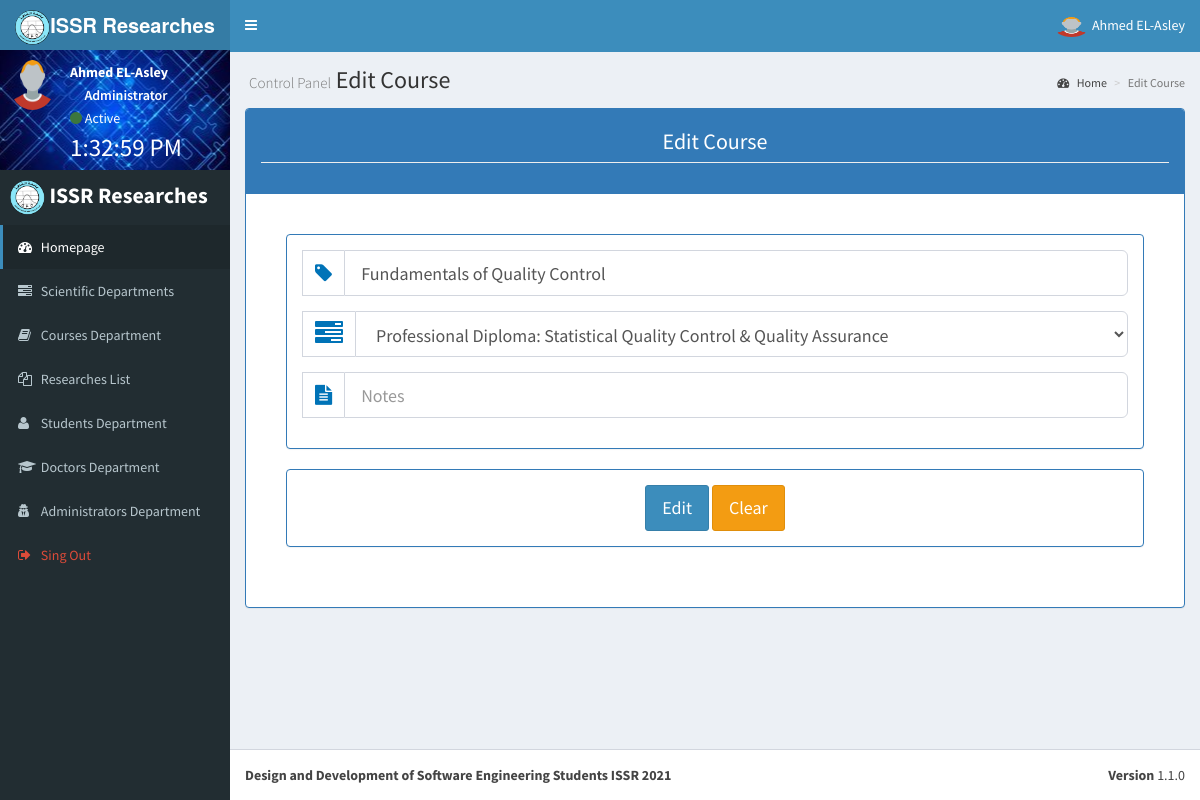
/en/subjects.php?do=Edit_Subject&id=1 (signed in), run on the app's committed database.
### tables this page shows
CREATE TABLE `issr_users` (
  `id` int(11) NOT NULL,
  `username` varchar(255) DEFAULT NULL,
  `email` varchar(255) DEFAULT NULL,
  `national_id` varchar(255) DEFAULT NULL,
  `password` varchar(255) DEFAULT NULL,
  `name` varchar(255) DEFAULT NULL,
  `phone` varchar(255) DEFAULT NULL,
  `address` varchar(255) DEFAULT NULL,
  `job` varchar(255) DEFAULT NULL,
  `department` int(11) NOT NULL DEFAULT 0,
  `notes` text DEFAULT NULL,
  `date` date NOT NULL DEFAULT current_timestamp(),
  `department_type` tinyint(1) NOT NULL DEFAULT 0,
  `admin` tinyint(1) NOT NULL DEFAULT 0,
  `created_time` timestamp NOT NULL DEFAULT current_timestamp(),
  `updated_time` datetime NOT NULL DEFAULT '1970-01-01 00:00:00' ON UPDATE current_timestamp()
);

CREATE TABLE `issr_subjects` (
  `id` int(11) NOT NULL,
  `code` varchar(255) NOT NULL,
  `name` varchar(255) NOT NULL,
  `department` tinyint(1) NOT NULL DEFAULT 0,
  `active` tinyint(1) NOT NULL DEFAULT 1,
  `notes` text DEFAULT NULL,
  `created_time` timestamp NOT NULL DEFAULT current_timestamp(),
  `updated_time` datetime NOT NULL DEFAULT '2020-01-01 00:00:00' ON UPDATE current_timestamp()
);

CREATE TABLE `issr_departments` (
  `id` int(11) NOT NULL,
  `code` varchar(255) NOT NULL,
  `name` varchar(255) NOT NULL,
  `created_time` timestamp NOT NULL DEFAULT current_timestamp(),
  `updated_time` datetime NOT NULL DEFAULT '1970-01-01 00:00:00' ON UPDATE current_timestamp()
);

### en/includes/functions/basics.php (the view, shortened to what this page needs)
<?php
	function getAll($field, $table, $innerJoin, $where, $and, $orderfield, $ordering) {
		global $con;
		$getAll = $con->prepare("SELECT $field FROM $table $innerJoin $where $and ORDER BY $orderfield $ordering");
		$getAll->execute();
		$all = $getAll->fetchAll();
		return $all;
	}
	function menu($class, $link, $icon, $color, $name){
		echo '<li class="'. $class . '">
				<a href="'. $link .'"> <i class="fa fa-'. $icon .' text-'. $color .'"></i> <span class=" text-'.$color .'">'. $name .'</span></a>
			</li>';
	}
	function getHeader($name) {
		?>
			<section class="content-header">
				<h1><small>Control Panel</small> <?php echo $name ?></h1>
				<ol class="breadcrumb">
					<li><a href="dashboard.php" ><i class="fa fa-dashboard"></i> Home</a></li>
					<li class="active"><?php echo $name ?></li>
				</ol>
			</section>
		<?php
	}
	function user($submitValue){
		?>
			<div class="col-lg-12 text-center">
				<div class="panel panel-primary">
					<div class="panel-body">
						<input type = "submit" class = "btn btn-lg btn-primary" value = "<?php echo $submitValue; ?>" >
						<input type = "reset"  class = "btn btn-lg btn-warning" value = "Clear" >
					</div>
				</div>
			</div>
		<?php
	}
	function input($size, $icon, $type, $name, $class, $value, $label, $placeholder, $required, $autocomplete, $readonly){
		echo "<div class='$size'>";
			echo "<div class='form-group form-group-lg input-group'>";
				echo "<span class='input-group-addon text-blue' style='font-size:20px'><i class='fa fa-$icon'></i> $label</span>";
				echo "<input
							type='$type'
							name='$name'
							class='form-control $class'
							value='$value'
							placeholder='$placeholder'
							$required
							autocomplete='$autocomplete'
							$readonly
						>";
			echo "</div>";
		echo "</div>";
	}
		?>
		<?php
	function selectEdit($size, $icon, $placeholder, $name, $class, $field, $table, $innerJoin, $where, $and, $orderfield, $ordering, $valueOption, $option, $row, $selected){
		?>
		<div class="<?php echo $size ?>">
			<div class="form-group form-group-lg input-group">
				<span class="input-group-addon text-blue"><i class="fa fa-<?php echo $icon ?> fa-2x"></i> <?php echo $placeholder ?></span>
				<select name="<?php echo $name ?>" class="col-lg-12 <?php echo $class ?> form-control">
					<?php
						$value = getAll("$field","$table","$innerJoin","$where","$and","$orderfield","$ordering");
						foreach ($value as $key) {
					?>
						<option value="<?php echo $key["$valueOption"] ?>" <?php if ($row["$selected"] == $key['id'] ) {echo 'selected'; }?> ><?php echo $key["$option"] ?></option>
					<?php } ?>
				</select>
			</div>
		</div>
		<?php
	}
		?>
		<?php
	function formEdit($condition, $case, $row) {
		?>
		<div class="col-lg-12 text-center">
			<div class="panel panel-primary">
				<div class="panel-body">
					<?php
						if ($condition == "persons") {
							if ($case == "users") {
								input("col-lg-6", "tag","text","name", "", $row['name'], "Full Name", "Full Name", "","off", "");
								input("col-lg-6", "tag","text","phone", "", $row['phone'], "Phone", "Phone", "","off", "");
								input("col-lg-8", "tag","text","address", "", $row['address'], "Address", "Address", "","off", "");
								input("col-lg-4", "tag","text","job", "", $row['job'], "Job", "Job", "","off", "");
								input("col-lg-12", "file-text","text","notes", "", $row['notes'], "Notes", "Notes", "","off", "");
							}
						} elseif ($condition == "subjects") {
							if ($case == "edit_subject") {
								input("col-lg-12", "tag","text","name", "", $row['name'], "", "Course Name", "required","off", "");
								selectEdit("col-lg-12", "tasks", "", "department", "", "*","issr_departments","","","","id","ASC", "id", "name", $row, "department");
							} elseif ($case == "edit_department") {
								input("col-lg-12", "tag","text","name", "", $row['name'], "", "Department Name", "required","off", "");
							}
						}
					?>
				</div>
			</div>
		</div>
		<?php
	}
		?>

### en/includes/templates/navbar.php (shortened to what this page needs)
<?php
  $getUser = $con->prepare("SELECT * FROM issr_users WHERE username = ? ");
  $getUser->execute(array($_SESSION['username']));
  $user = $getUser->fetch();
?>
  <body class="hold-transition skin-blue sidebar-mini" id="body">
    <div class="wrapper">
      <header class="main-header">
        <a href="dashboard.php" class="logo">
          <span class="logo-lg"><img class="img-circle" src="<?php echo $img.'/Background.png' ?>" alt = ""  style="width:35px;height:35px;"/><b>ISSR Researches</b></span>
        </a>
        <nav class="navbar navbar-static-top" role="navigation">
          <a href="" class="sidebar-toggle" data-toggle="offcanvas" role="button">
          </a>
          <div class="navbar-custom-menu" >
            <ul class="nav navbar-nav">
              <li class="dropdown user user-menu">
                <a class="dropdown-toggle" data-toggle="dropdown">
                  <?php
                    if (empty($user['picture'])) {
                      echo '<img class="img-circle" src="'. $img.'/person.png"alt = ""  style="width:35px;height:20px;"/>';
                      } else {
                        echo '<img  class="img-circle" src="uploads/users/' . $user['picture'] . '"alt = "" style="width:35px;height:20px;"/>';
                      }
                  ?>
                  <span class=""><?php echo $user['name'] ?></span>
                </a>
              </li>
            </ul>
          </div>
        </nav>
      </header>
      <aside class="main-sidebar" >
        <section class="sidebar">
          <div class="user-panel" style="background: url('<?php if (empty($user['background']) ){ echo "$img/Background_users.jpg"; }else{ echo "uploads//Background//" . $user['background']; } ?>') center center;">
            <div class="pull-left image" style="margin-bottom:50px;">
              <?php
                    if (empty($user['picture'])) {
                      echo '<img class="img-circle" src="'. $img.'/person.png"alt = ""  style="width:50px;height:50px;"/>';
                      } else {
                        echo '<img  class="img-circle" src="uploads/users/' . $user['picture'] . '"alt = "" style="width:50px;height:50px;"/>';
                      }
                  ?>
            </div>
            <div class="pull-right info">
              <p><b><?php echo $user['name'] ?></b></p>
              <p class="text-center"><?php if ($user['department_type'] == 0 ) { echo "Administrator"; } elseif ($user['department_type']==1){ echo "Doctor" ;} elseif ($user['department_type']==2){ echo "Student" ;} ?></p>
              <i class="fa fa-circle text-success"></i> Active
              <div class="clock" id="clock"> </div>
            </div>
          </div>
          <ul class="sidebar-menu" >
            <div style="margin:10px;color:#FFF;font-size:22px;">
              <img class="img-circle" src="<?php echo $img.'/Background.png' ?>" alt = ""  style="width:35px;height:35px;"/><b> ISSR Researches</b>
            </div>
            <?php
              menu("active", "dashboard.php", "dashboard", "", "Homepage");
              if ( $user['department_type'] == 0 ) {
                menu("", "departments.php", "tasks", "", "Scientific Departments");
                menu("", "subjects.php", "book", "", "Courses Department");
                menu("", "researches.php", "files-o", "", "Researches List");
                menu("", "users.php?do=All_Students", "user", "", "Students Department");
                menu("", "users.php?do=All_Doctors", "graduation-cap", "", "Doctors Department");
                menu("", "users.php?do=All_Administrators", "user-secret", "", "Administrators Department");
              }
            ?>
          </ul>
        </section>
      </aside>
      <div class="content-wrapper">

### en/layout/css/style.css (style rules this page uses)
.clock { margin-top : 10px; color: #fff; font-size: 25px; border-radius: 1px; }

### data on the page
issr_users: name "Ahmed EL-Asley"
issr_subjects: name "Fundamentals of Quality Control", department "Professional Diploma: Statistical Quality Control & Quality Assurance"

### other printed values
$name "Homepage Scientific Departments Courses Department Researches List Students Department Doctors Department Administrators Department Sing Out"
$name "Edit Course"
